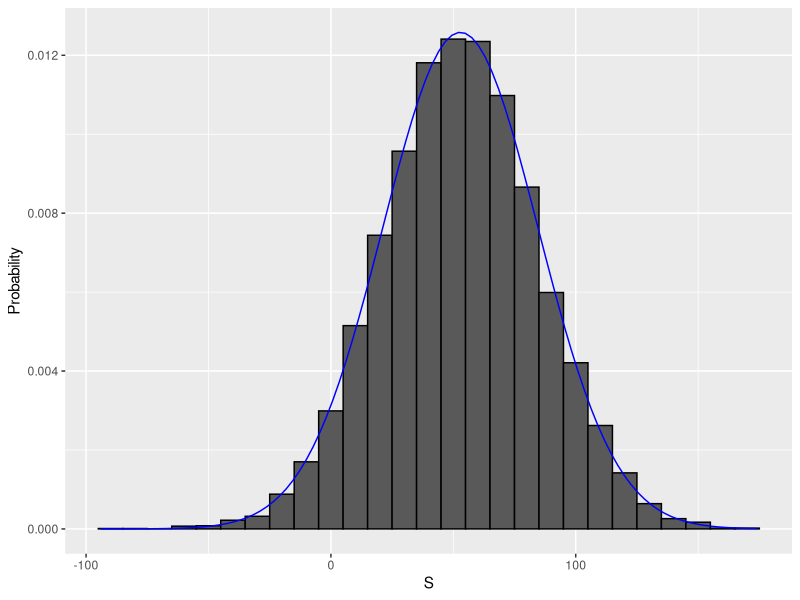

R code for this plot:
# define random variable x to be 1 if blue, 0 otherwise
beads <- rep(c("red", "blue"), times = c(2, 3))
x <- ifelse(sample(beads, 1) == "blue", 1, 0)

# demonstrate that the random variable is different every time
ifelse(sample(beads, 1) == "blue", 1, 0)
ifelse(sample(beads, 1) == "blue", 1, 0)
ifelse(sample(beads, 1) == "blue", 1, 0)

# sampling model 1: define urn, then sample
color <- rep(c("Black", "Red", "Green"), c(18, 18, 2)) # define the urn for the sampling model
n <- 1000
X <- sample(ifelse(color == "Red", -1, 1), n, replace = TRUE)
X[1:10]

# sampling model 2: define urn inside sample function by noting probabilities
x <- sample(c(-1, 1), n, replace = TRUE, prob = c(9/19, 10/19))    # 1000 independent draws
S <- sum(x)    # total winnings = sum of draws
S

n <- 1000    # number of roulette players
B <- 10000    # number of Monte Carlo experiments
S <- replicate(B, {
  X <- sample(c(-1,1), n, replace = TRUE, prob = c(9/19, 10/19))    # simulate 1000 spins
  sum(X)    # determine total profit
})

mean(S < 0)    # probability of the casino losing money

library(tidyverse)
s <- seq(min(S), max(S), length = 100)    # sequence of 100 values across range of S
normal_density <- data.frame(s = s, f = dnorm(s, mean(S), sd(S))) # generate normal density for S
data.frame (S = S) %>%    # make data frame of S for histogram
  ggplot(aes(S, ..density..)) +
  geom_histogram(color = "black", binwidth = 10) +
  ylab("Probability") +
  geom_line(data = normal_density, mapping = aes(s, f), color = "blue")